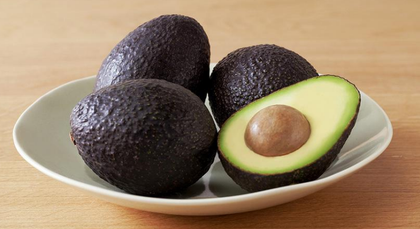
%> input picture tucil3/img/avocado.PNG, 420 x 229 px, shrunk from 754 x 411 before the run
$ octave main.m   (GNU Octave 9; MATLAB toolbox functions it lacks are replaced by stand-ins)
%> lines starting %> are read from the running program, lines starting %| are printed output that depends on the picture; in (x1, y1, x2, y2) boxes, pixels count from 0 and x2, y2 are one past the last pixel; in counts of white or black regions, pixels touching at a corner belong together; the program's own positions count from 1
%> further down, img is the input picture: size 229x420x3 uint8; mean R, G, B 150.8, 128.5, 102.4
### tucil3/src/utils/laplace.m
function imgout = laplace(imgin, mode)
%> called with mode = 'normal'
    % Operator Laplace untuk Edge Detection
    % Menggunakan Mask Konvolusi, merupakan high-pass filter karena jumlah seluruh koefisien 0.
    % Mask awal dari PPT menggunakan [0 1 0; 1 -4 1; 0 1 0]
    mask = [0 2 0; 2 -8 2; 0 2 0];
    if strcmp(mode, 'gaussian')
        mask = [1 2 1; 2 -12 2; 1 2 1];
    else
        mask = [0 2 0; 2 -8 2; 0 2 0];
    end
    imgout = uint8(convn(double(imgin),double(mask)));
end

### tucil3/src/utils/lapofgauss.m
function imgout = lapofgauss(imgin)
    % Operator Laplace of Gaussian untuk Edge Detection
    % Menggunakan metode yang sama dengan Laplace namun citra dihaluskan terlebih dahulu menggunakan penapis gaussian
    % Penapis awal Gaussian dari PPT menggunakan [1/16 1/8 1/16; 2/16 4/16 2/16; 1/16 1/8 1/16]
    % Mask Laplace awal dari PPT menggunakan [0 1 0; 1 -4 1; 0 1 0]

    m = 5; % penapis gaussian 5x5
    gaussian = zeros(m, m); % init penapis gauss
    center = double(idivide(m, int8(2))) + 1; % titik tengah penapis

    sigma = 1.5;
    for i=1:m
        for j=1:m
            gaussian(i, j) = 1 / (2 * pi * sigma) * exp(-((i-center) ^ 2 + (j-center) ^ 2) / (2 * sigma ^ 2));
        end
    end

    gaussian = gaussian / sum(gaussian(:)); % normalisasi penapis
    imgsmooth = uint8(convn(double(imgin),double(gaussian)));
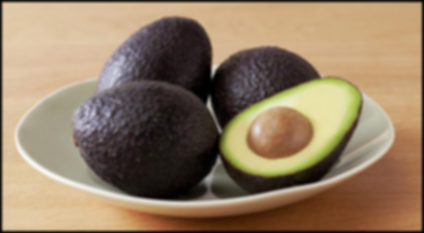
%> imgsmooth: size 233x424x3 uint8; mean R, G, B 146.8, 125.1, 99.7
    imgout = laplace(imgsmooth, 'gaussian');
end

### tucil3/src/utils/sobel.m
function imgout = sobel(imgin, c)
%> called with c = 2
    % Operator Sobel untuk Edge Detection
    % Merupakan magnitudo dari gradien Sx dan Sy yang dikonvolusikan dengan citra
    % Magnitudo M = sqrt(Sx^2 + Sy^2)
    % Mask awal dari PPT untuk Sx = [-1 0 1; -c 0 c; -1 0 1];
    % Mask awal dari PPT untuk Sy = [1 c 1; 0 0 0; -1 -c -1];
    % dengan c adalah konstanta

    Sx = [-1 0 1; -c 0 c; -1 0 1];
    Sy = [1 c 1; 0 0 0; -1 -c -1];
    Jx = convn(double(imgin), double(Sx), 'same');
    Jy = convn(double(imgin), double(Sy), 'same');
    imgout = uint8(sqrt(Jx.^2 + Jy.^2));
%> imgout: size 229x420x3 uint8
%> call 2 of sobel, with c = 1
%> in sobel (call 2), `imgout = uint8(sqrt(Jx.^2 + Jy.^2));`:
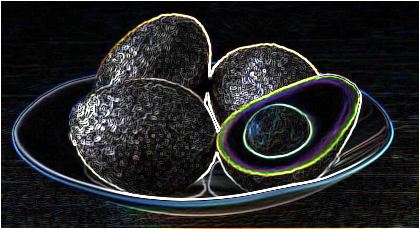
%> imgout: size 229x420x3 uint8; mean R, G, B 38.2, 39.4, 40
end

### tucil3/src/utils/roberts.m
function imgout = roberts(imgin)
    % Operator Roberts untuk Edge Detection
    % Disebut juga operator silang karena menggunakan mask konvolusi silang
    % Mask yang digunakan adalah
    % Rx = [1 0; 0 -1];
    % Ry = [0 1; -1 0];
    Rx = [1 0; 0 -1];
    Ry = [0 1; -1 0];
    Jx = convn(double(imgin), double(Rx), 'same');
    Jy = convn(double(imgin), double(Ry), 'same');
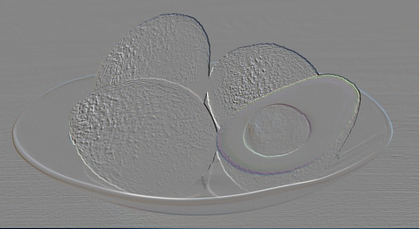
%> Jy: size 229x420x3 double; mean R, G, B -0.4, -0.3, -0.2; drawn with min black and max white
    imgout = uint8(sqrt(Jx.^2 + Jy.^2));
end

### tucil3/src/utils/canny.m
function imgout = canny(imgin)
    % Operator Canny untuk Edge Detection
    % Diawali dengan melakukan penghalusan citra, kemudian memanfaatkan gradien dari operator gradien dan tresholding
    % Terdapat 2 nilai treshold sehingga dapat menemukan tepi kuat dan tepi lemah
    % Memanfaatkan fungsi bawaan matlab
    imgout = edge(rgb2gray(imgin), 'Canny', 0.11, 1.5);
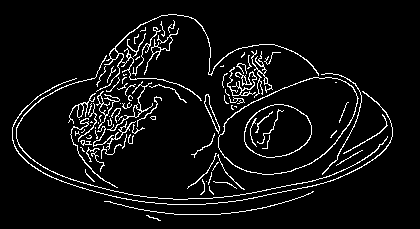
%> imgout: size 229x420 logical; 6.3% white in thin lines or dots, all inside (x1, y1, x2, y2) = (12, 14, 393, 221)
    imgout = uint8(imgout);
end

### tucil3/src/utils/segmentation.m
function imgout = segmentation(imgin, imgoriginal, method)
%> called with method = 'Laplace'
    % Image Segmentation memanfaatkan hasil dari edge detection
    % referensi dari mathworks pada https://www.mathworks.com/help/images/detecting-a-cell-using-image-segmentation.html
    % tested all tapi image dependent
    % TODO generalize image
    linelength = 3;
    diskradius = 3;
    if strcmp(method,'laplace') || strcmp(method,'log')
        linelength = 7;
        diskradius = 4;
    elseif strcmp(method, 'roberts')
        linelength = 6;
    % elseif strcmp(method, 'canny')
    %     linelength = 1;
    %     diskradius = 1;
    end
    imgin = rgb2gray(imgin);
    imgin = imbinarize(imgin);
%> imgin: size 231x422 logical; 4.7% white in thin lines or dots
    imgsize = size(imgoriginal);
%> imgsize = [229 420 3]
    edgesize = size(imgin);
%> edgesize = [231 422]
    if (imgsize(1)~=edgesize(1) && imgsize(2)~=edgesize(2))
        imgin = imgin(1:imgsize(1),1:imgsize(2));
%> imgin: size 229x420 logical; 4.1% white in thin lines or dots
    end
    dilated = imclearborder(imgin);
%> dilated: size 229x420 logical; 3.4% white in thin lines or dots, all inside (x1, y1, x2, y2) = (14, 15, 395, 217)

    se0 = strel('line', linelength, 0);
    se45 = strel('line', linelength, 45);
    se90 = strel('line', linelength, 90);
    se135 = strel('line', linelength, 135);
    seD = strel('disk', diskradius);
    dilated = bwmorph(dilated, 'bridge');
    dilated = imclose(dilated, seD);
%> dilated: size 229x420 logical; 10.5% white; 138 white regions (133 under 20 px), largest, box (x1, y1, x2, y2) and area: (69, 15, 366, 200) 9201, (202, 94, 222, 135) 250, (195, 151, 239, 185) 153, (248, 138, 310, 158) 72, (372, 138, 394, 163) 34
    dilated = imdilate(dilated, [se135 se90 se45 se0]);
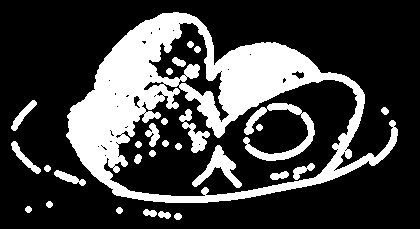
%> dilated: size 229x420 logical; 25.4% white; 29 white regions, largest, box (x1, y1, x2, y2) and area: (66, 12, 398, 203) 20010, (243, 103, 315, 161) 1223, (192, 145, 242, 188) 711
    bordercleared = imclearborder(dilated,4);
    filled = imfill(bordercleared, 'holes');
%> filled: size 229x420 logical; 44.1% white; 12 white regions, largest, box (x1, y1, x2, y2) and area: (66, 12, 398, 203) 41304, (11, 141, 41, 174) 258, (11, 100, 37, 131) 239
    filled = bwareaopen(filled, 4000, 8);
%> filled: size 229x420 logical; 42.9% white; 1 white region, box (x1, y1, x2, y2) and area: (66, 12, 398, 203) 41304
    eroded = imerode(filled,seD);
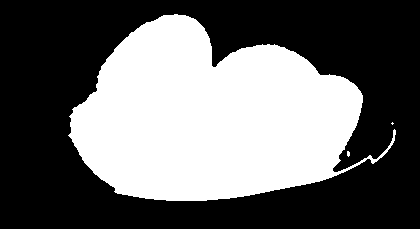
%> eroded: size 229x420 logical; 40.6% white; 3 white regions (2 under 20 px), largest, box (x1, y1, x2, y2) and area: (68, 14, 396, 201) 39042
    % figure; imshow(imgin);
    % figure; imshow(dilated);
    % figure; imshow(bordercleared);
    % figure; imshow(filled);
    % figure; imshow(eroded);


    imgout = bsxfun(@times, imgoriginal, cast(filled, 'like', imgoriginal));
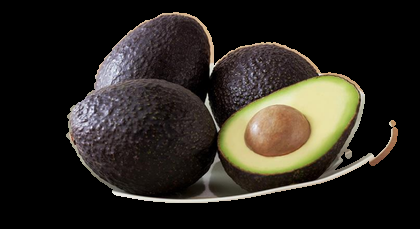
%> imgout: size 229x420x3 uint8; mean R, G, B 42.3, 38, 31.6
end

### tucil3/src/utils/prewitt.m
function imgout = prewitt(imgin)
    % Operator Prewitt untuk Edge Detection
    % Merupakan operator sobel yang menggunakan konstanta c = 1
    imgout = sobel(imgin, 1);
end

### tucil3/src/main.m
img = imread('../img/avocado.png');

laplaceimg = laplace(img,'normal');
logimg = lapofgauss(img);
sobelimg = sobel(img, 2);
prewittimg = prewitt(img);
robertsimg = roberts(img);
cannyimg = canny(img);
segmented = segmentation(laplaceimg, img, "Laplace");

% figure, imshow(img);
figure, imshow(laplaceimg);
% figure, imshow(logimg);
% figure, imshow(sobelimg);
% figure, imshow(prewittimg);
% figure, imshow(robertsimg);
figure, imshow(cannyimg);
figure, imshow(segmented);

$ run again, with tucil3/img/bananas.PNG copied over tucil3/img/avocado.PNG
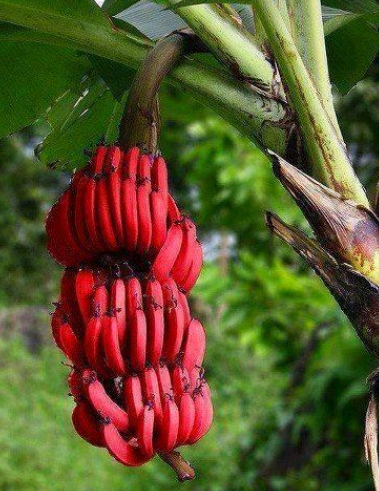
%> input picture tucil3/img/bananas.PNG, 379 x 491 px
%> img is the input picture: size 491x379x3 uint8; mean R, G, B 93.2, 85.7, 45.8
%> in canny, `imgout = edge(rgb2gray(imgin), 'Canny', 0.11, 1.5);`:
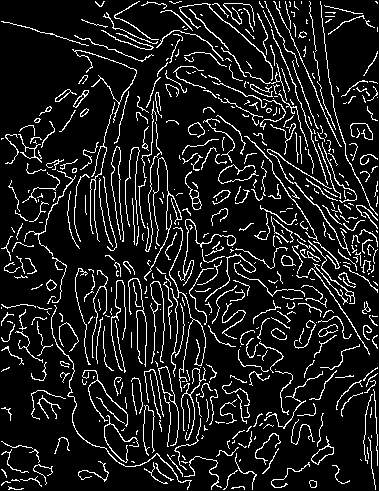
%> imgout: size 491x379 logical; 11.3% white in thin lines or dots
%> in segmentation, `bordercleared = imclearborder(dilated,4);`:
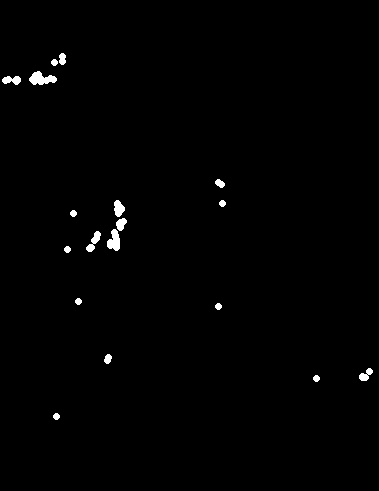
%> bordercleared: size 491x379 logical; 0.8% white; 18 white regions, largest, box (x1, y1, x2, y2) and area: (29, 71, 57, 85) 238, (107, 229, 120, 251) 194, (86, 231, 101, 252) 136
